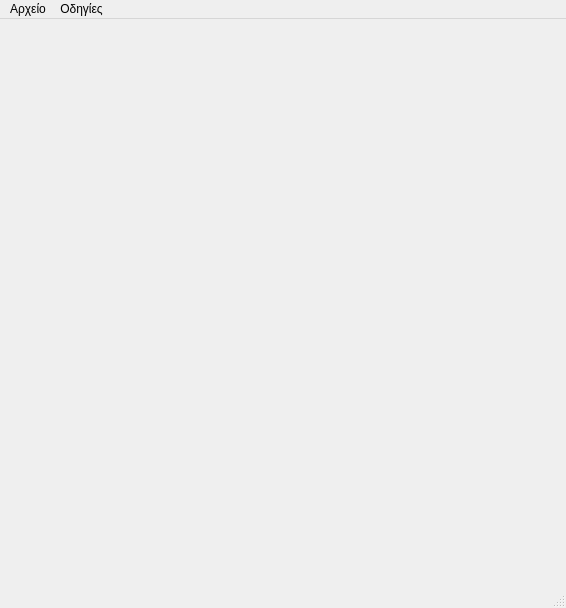
<?xml version="1.0" encoding="UTF-8"?>
<ui version="4.0">
 <class>MainWindow</class>
 <widget class="QMainWindow" name="MainWindow">
  <property name="geometry">
   <rect>
    <x>0</x>
    <y>0</y>
    <width>566</width>
    <height>608</height>
   </rect>
  </property>
  <property name="sizePolicy">
   <sizepolicy hsizetype="Fixed" vsizetype="Fixed">
    <horstretch>0</horstretch>
    <verstretch>0</verstretch>
   </sizepolicy>
  </property>
  <property name="minimumSize">
   <size>
    <width>294</width>
    <height>334</height>
   </size>
  </property>
  <property name="maximumSize">
   <size>
    <width>566</width>
    <height>608</height>
   </size>
  </property>
  <property name="windowTitle">
   <string>Sudoku</string>
  </property>
  <widget class="QWidget" name="centralWidget"/>
  <widget class="QMenuBar" name="menuBar">
   <property name="geometry">
    <rect>
     <x>0</x>
     <y>0</y>
     <width>566</width>
     <height>21</height>
    </rect>
   </property>
   <widget class="QMenu" name="menuFile">
    <property name="title">
     <string>Αρχείο</string>
    </property>
    <addaction name="actionNew"/>
    <addaction name="actionClear"/>
    <addaction name="actionSave"/>
    <addaction name="actionShow_winers"/>
    <addaction name="separator"/>
    <addaction name="actionClose"/>
   </widget>
   <widget class="QMenu" name="menuHelp">
    <property name="title">
     <string>Οδηγίες</string>
    </property>
    <addaction name="actionAbout"/>
   </widget>
   <addaction name="menuFile"/>
   <addaction name="menuHelp"/>
  </widget>
  <widget class="QStatusBar" name="statusBar"/>
  <action name="actionNew">
   <property name="text">
    <string>Νέο παιγνίδι</string>
   </property>
  </action>
  <action name="actionClose">
   <property name="text">
    <string>Τερματισμός</string>
   </property>
   <property name="toolTip">
    <string>Τερματισμός</string>
   </property>
  </action>
  <action name="actionSave">
   <property name="text">
    <string>Αποθήκευση</string>
   </property>
  </action>
  <action name="actionAbout">
   <property name="text">
    <string>Σχετικά</string>
   </property>
  </action>
  <action name="actionClear">
   <property name="text">
    <string>Καθαρισμός</string>
   </property>
  </action>
  <action name="actionShow_winers">
   <property name="text">
    <string>Προβολή νικητών</string>
   </property>
  </action>
 </widget>
 <layoutdefault spacing="6" margin="11"/>
 <resources/>
 <connections/>
</ui>
